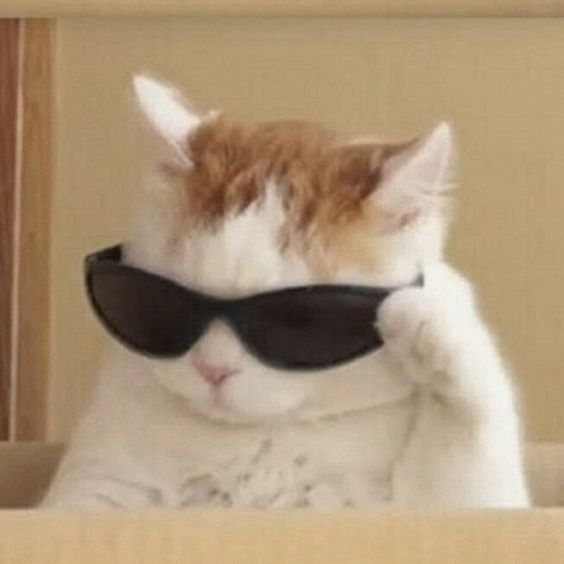
#> input picture goruntu-isleme-odevi/image.jpg, 564 x 564 px
$ python rb_kullanarak_bolutleme.py
#> lines starting #> are read from the running program, lines starting #| are printed output that depends on the picture; after the words box and inside, x2 and y2 are one past the last pixel; in counts of white or black regions, pixels touching at a corner belong together
import cv2
import numpy as np
import matplotlib.pyplot as plt


def segment_image(image_path, lower_bound, upper_bound):

#> called with image_path = 'image.jpg'
    img = cv2.imread(image_path)
#> img is the input picture: shape (564, 564, 3); mean B, G, R 121.3, 150.1, 173.1

    if img is None:
        print(f"Error: resim acilmiyior '{image_path}'")
        return


    img_rgb = cv2.cvtColor(img, cv2.COLOR_BGR2RGB)


    mask = cv2.inRange(img_rgb, np.array(lower_bound), np.array(upper_bound))
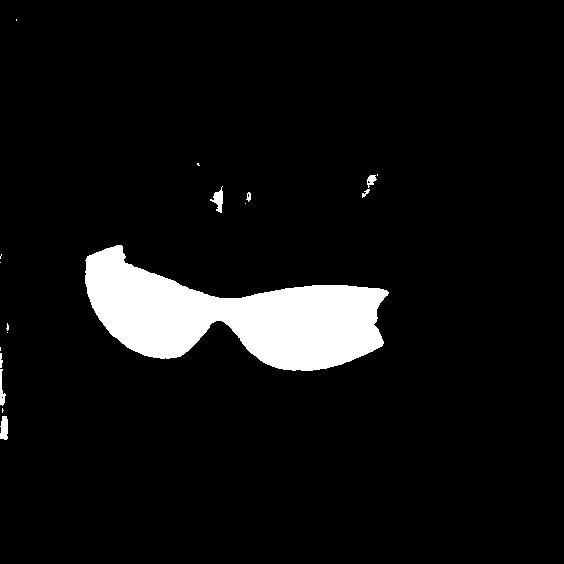
#> mask: shape (564, 564); 6.6% white; 18 white regions (10 under 20 px), largest, box (x1, y1, x2, y2) and area: (85, 245, 389, 371) 20363, (210, 186, 223, 213) 165, (0, 416, 8, 440) 161


    segmented_image = cv2.bitwise_and(img_rgb, img_rgb, mask=mask)
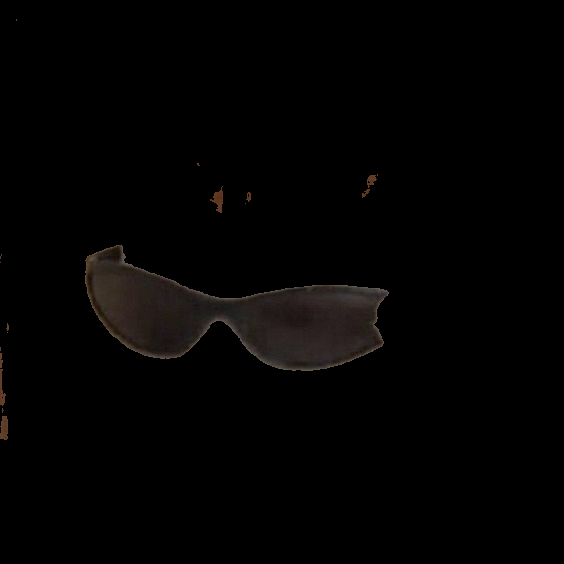
#> segmented_image: shape (564, 564, 3); mean R, G, B 3.2, 2.6, 2.2


    plt.figure(figsize=(10, 5))

    plt.subplot(1, 3, 1)
    plt.imshow(img_rgb)
    plt.title('Original Image')
    plt.axis('off')

    plt.subplot(1, 3, 2)
    plt.imshow(mask, cmap='gray')
    plt.title('Segmentation Mask')
    plt.axis('off')

    plt.subplot(1, 3, 3)
    plt.imshow(segmented_image)
    plt.title('Segmented Image')
    plt.axis('off')

    plt.show()
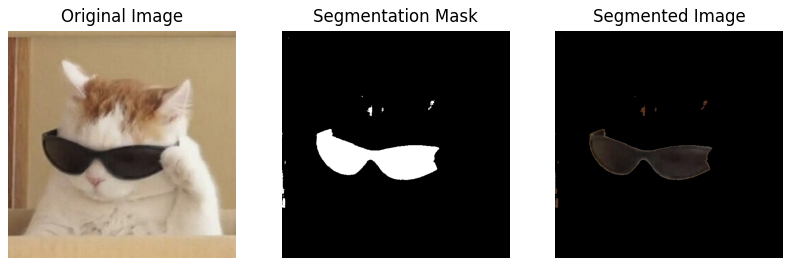
#> figure drawn by matplotlib, 3 panels


segment_image('image.jpg', [0, 0, 0], [100, 100, 100])
